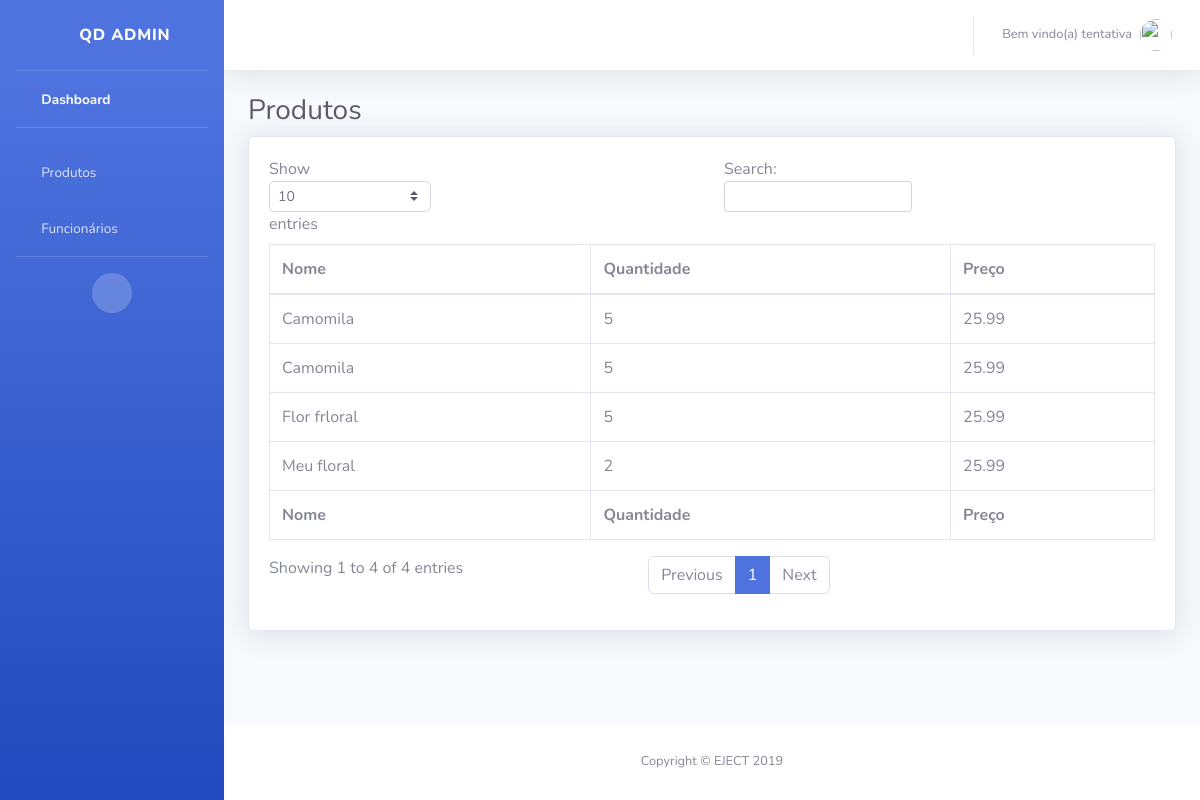
The page /produtos/ (signed in) on the database its author committed.
### stock/models.py (models this page shows, shortened)
class Product(models.Model):
    name = models.CharField('Nome do produto', max_length=50)
    quantity = models.IntegerField('Quantidade')
    price = models.DecimalField('Preço', max_digits=7, decimal_places=2)
    class Meta:
        verbose_name = 'Produto'

### stock/views.py (the view)
# urls.py: path('', product_list, name='product_list'),
@login_required
@permission_required('stock.view_product')
def product_list(request):
    products = Product.objects.all()
    return render(request, 'stock/product_list.html', {'products': products})

### stock/templates/stock/product_list.html (shortened to what this page needs)
{% extends 'base.html' %}
{% load static %}
{% block content %}
<h1 class="h3 mb-2 text-gray-800">Produtos</h1>
<div class="card shadow mb-4">
  <div class="card-body">
    <div class="table-responsive">
      <table class="table table-bordered" id="dataTable" width="100%" cellspacing="0">
        <thead>
          <tr>
            <th>Nome</th>
            <th>Quantidade</th>
            <th>Preço</th>
          </tr>
        </thead>
        <tfoot>
          <tr>
            <th>Nome</th>
            <th>Quantidade</th>
            <th>Preço</th>
          </tr>
        </tfoot>
        <tbody>
          {% for product in products %}
          <tr>
            <td>{{ product.name }}</td>
            <td>{{ product.quantity }}</td>
            <td>{{ product.price }}</td>
          </tr>
          {% endfor %}
        </tbody>
      </table>
    </div>
  </div>
</div>
{% endblock %}

### templates/base.html (shortened to what this page needs)
{% load static %}
<!DOCTYPE html>
<html lang="en">
<head>
  <link href="{% static 'vendor/fontawesome-free/css/all.min.css' %}" rel="stylesheet" type="text/css">
  <link href="{% static 'css/sb-admin-2.min.css' %}" rel="stylesheet">
</head>
<body id="page-top">
  <div id="wrapper">
    <ul class="navbar-nav bg-gradient-primary sidebar sidebar-dark accordion" id="accordionSidebar">
      <a class="sidebar-brand d-flex align-items-center justify-content-center" href="{% url 'home' %}">
        <div class="sidebar-brand-icon rotate-n-15">
          <i class="fas fa-seedling"></i>
        </div>
        <div class="sidebar-brand-text mx-3">QD Admin</div>
      </a>
      <hr class="sidebar-divider my-0">
      <li class="nav-item active">
        <a class="nav-link" href="{% url 'home' %}">
          <i class="fas fa-fw fa-tachometer-alt"></i>
          <span>Dashboard</span></a>
      </li>
      <hr class="sidebar-divider">
      {% if perms.stock.view_product %}
      <li class="nav-item">
        <a class="nav-link collapsed" href="#" data-toggle="collapse" data-target="#collapseTwo" aria-expanded="true" aria-controls="collapseTwo">
          <i class="fas fa-fw fa-shopping-basket"></i>
          <span>Produtos</span>
        </a>
      </li>
      {% endif %}
      {% if perms.user.view_employee %}
      <li class="nav-item">
        <a class="nav-link collapsed" href="#" data-toggle="collapse" data-target="#collapseThree" aria-expanded="true" aria-controls="collapseThree">
          <i class="fas fa-fw fa-user"></i>
          <span>Funcionários</span>
        </a>
      </li>
      {% endif %}
      <hr class="sidebar-divider d-none d-md-block">
      <div class="text-center d-none d-md-inline">
        <button class="rounded-circle border-0" id="sidebarToggle"></button>
      </div>
    </ul>
    <div id="content-wrapper" class="d-flex flex-column">
      <div id="content">
        <nav class="navbar navbar-expand navbar-light bg-white topbar mb-4 static-top shadow">
          <ul class="navbar-nav ml-auto">
            <li class="nav-item dropdown no-arrow">
              <a class="nav-link dropdown-toggle" href="#" id="userDropdown" role="button" data-toggle="dropdown" aria-haspopup="true" aria-expanded="false">
                <span class="mr-2 d-none d-lg-inline text-gray-600 small">Bem vindo(a) {{ user.username }}</span>
                <img class="img-profile rounded-circle" src="{% static 'img/200.jpeg' %}">
              </a>
            </li>
          </ul>
        </nav>
        <div class="container-fluid">
        {% block content %}{% endblock %}
        </div>
      </div>
      <footer class="sticky-footer bg-white">
        <div class="container my-auto">
          <div class="copyright text-center my-auto">
            <span>Copyright &copy; EJECT 2019</span>
          </div>
        </div>
      </footer>
    </div>
  </div>
</body>
</html>

### rows shown on the page
Product: name "Camomila", quantity "5", price "25.99"
Product: name "Camomila", quantity "5", price "25.99"
Product: name "Flor frloral", quantity "5", price "25.99"
Product: name "Meu floral", quantity "2", price "25.99"

### other values the page prints
{{ user.username }} "tentativa"
